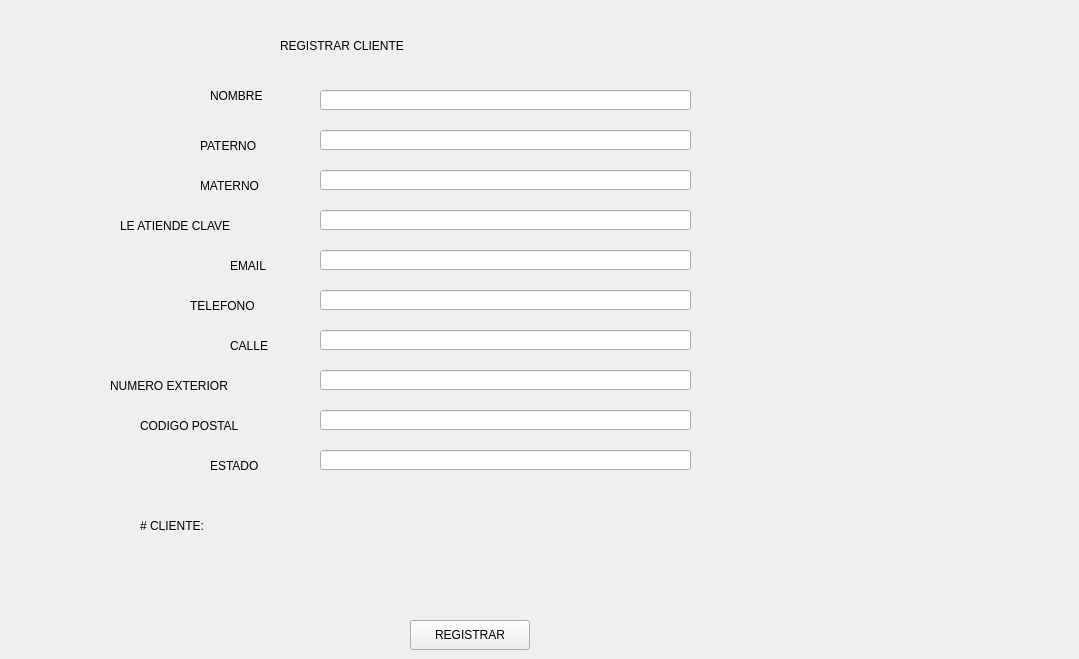
               <widget class="QWidget" name="page_registrarCliente">
                <widget class="QLabel" name="label_37">
                 <property name="geometry">
                  <rect>
                   <x>280</x>
                   <y>20</y>
                   <width>281</width>
                   <height>51</height>
                  </rect>
                 </property>
                 <property name="text">
                  <string>REGISTRAR CLIENTE</string>
                 </property>
                </widget>
                <widget class="QLineEdit" name="nombre">
                 <property name="geometry">
                  <rect>
                   <x>320</x>
                   <y>90</y>
                   <width>371</width>
                   <height>20</height>
                  </rect>
                 </property>
                </widget>
                <widget class="QLineEdit" name="paterno">
                 <property name="geometry">
                  <rect>
                   <x>320</x>
                   <y>130</y>
                   <width>371</width>
                   <height>20</height>
                  </rect>
                 </property>
                </widget>
                <widget class="QLineEdit" name="materno">
                 <property name="geometry">
                  <rect>
                   <x>320</x>
                   <y>170</y>
                   <width>371</width>
                   <height>20</height>
                  </rect>
                 </property>
                </widget>
                <widget class="QLineEdit" name="atiende">
                 <property name="geometry">
                  <rect>
                   <x>320</x>
                   <y>210</y>
                   <width>371</width>
                   <height>20</height>
                  </rect>
                 </property>
                </widget>
                <widget class="QLineEdit" name="email">
                 <property name="geometry">
                  <rect>
                   <x>320</x>
                   <y>250</y>
                   <width>371</width>
                   <height>20</height>
                  </rect>
                 </property>
                </widget>
                <widget class="QLineEdit" name="telefono">
                 <property name="geometry">
                  <rect>
                   <x>320</x>
                   <y>290</y>
                   <width>371</width>
                   <height>20</height>
                  </rect>
                 </property>
                </widget>
                <widget class="QLineEdit" name="calle">
                 <property name="geometry">
                  <rect>
                   <x>320</x>
                   <y>330</y>
                   <width>371</width>
                   <height>20</height>
                  </rect>
                 </property>
                </widget>
                <widget class="QLineEdit" name="nume">
                 <property name="geometry">
                  <rect>
                   <x>320</x>
                   <y>370</y>
                   <width>371</width>
                   <height>20</height>
                  </rect>
                 </property>
                </widget>
                <widget class="QLineEdit" name="cp">
                 <property name="geometry">
                  <rect>
                   <x>320</x>
                   <y>410</y>
                   <width>371</width>
                   <height>20</height>
                  </rect>
                 </property>
                </widget>
                <widget class="QLineEdit" name="estado">
                 <property name="geometry">
                  <rect>
                   <x>320</x>
                   <y>450</y>
                   <width>371</width>
                   <height>20</height>
                  </rect>
                 </property>
                </widget>
                <widget class="QLabel" name="label_39">
                 <property name="geometry">
                  <rect>
                   <x>210</x>
                   <y>80</y>
                   <width>101</width>
                   <height>31</height>
                  </rect>
                 </property>
                 <property name="text">
                  <string>NOMBRE</string>
                 </property>
                </widget>
                <widget class="QLabel" name="label_40">
                 <property name="geometry">
                  <rect>
                   <x>200</x>
                   <y>120</y>
                   <width>101</width>
                   <height>51</height>
                  </rect>
                 </property>
                 <property name="text">
                  <string>PATERNO</string>
                 </property>
                </widget>
                <widget class="QLabel" name="label_41">
                 <property name="geometry">
                  <rect>
                   <x>210</x>
                   <y>440</y>
                   <width>81</width>
                   <height>51</height>
                  </rect>
                 </property>
                 <property name="text">
                  <string>ESTADO</string>
                 </property>
                </widget>
                <widget class="QLabel" name="label_42">
                 <property name="geometry">
                  <rect>
                   <x>200</x>
                   <y>160</y>
                   <width>91</width>
                   <height>51</height>
                  </rect>
                 </property>
                 <property name="text">
                  <string>MATERNO</string>
                 </property>
                </widget>
                <widget class="QLabel" name="label_43">
                 <property name="geometry">
                  <rect>
                   <x>120</x>
                   <y>200</y>
                   <width>171</width>
                   <height>51</height>
                  </rect>
                 </property>
                 <property name="text">
                  <string>LE ATIENDE CLAVE</string>
                 </property>
                </widget>
                <widget class="QLabel" name="label_44">
                 <property name="geometry">
                  <rect>
                   <x>230</x>
                   <y>240</y>
                   <width>71</width>
                   <height>51</height>
                  </rect>
                 </property>
                 <property name="text">
                  <string>EMAIL</string>
                 </property>
                </widget>
                <widget class="QLabel" name="label_45">
                 <property name="geometry">
                  <rect>
                   <x>190</x>
                   <y>280</y>
                   <width>101</width>
                   <height>51</height>
                  </rect>
                 </property>
                 <property name="text">
                  <string>TELEFONO</string>
                 </property>
                </widget>
                <widget class="QLabel" name="label_46">
                 <property name="geometry">
                  <rect>
                   <x>230</x>
                   <y>320</y>
                   <width>61</width>
                   <height>51</height>
                  </rect>
                 </property>
                 <property name="text">
                  <string>CALLE</string>
                 </property>
                </widget>
                <widget class="QLabel" name="label_47">
                 <property name="geometry">
                  <rect>
                   <x>110</x>
                   <y>360</y>
                   <width>181</width>
                   <height>51</height>
                  </rect>
                 </property>
                 <property name="text">
                  <string>NUMERO EXTERIOR</string>
                 </property>
                </widget>
                <widget class="QLabel" name="label_48">
                 <property name="geometry">
                  <rect>
                   <x>140</x>
                   <y>400</y>
                   <width>151</width>
                   <height>51</height>
                  </rect>
                 </property>
                 <property name="text">
                  <string>CODIGO POSTAL</string>
                 </property>
                </widget>
                <widget class="QLabel" name="label_49">
                 <property name="geometry">
                  <rect>
                   <x>140</x>
                   <y>500</y>
                   <width>101</width>
                   <height>51</height>
                  </rect>
                 </property>
                 <property name="text">
                  <string># CLIENTE:</string>
                 </property>
                </widget>
                <widget class="QLabel" name="avisar">
                 <property name="geometry">
                  <rect>
                   <x>270</x>
                   <y>500</y>
                   <width>800</width>
                   <height>51</height>
                  </rect>
                 </property>
                 <property name="text">
                  <string/>
                 </property>
                </widget>
                <widget class="QPushButton" name="registra">
                 <property name="geometry">
                  <rect>
                   <x>410</x>
                   <y>620</y>
                   <width>120</width>
                   <height>30</height>
                  </rect>
                 </property>
                 <property name="minimumSize">
                  <size>
                   <width>120</width>
                   <height>30</height>
                  </size>
                 </property>
                 <property name="text">
                  <string>REGISTRAR</string>
                 </property>
                </widget>
               </widget>
